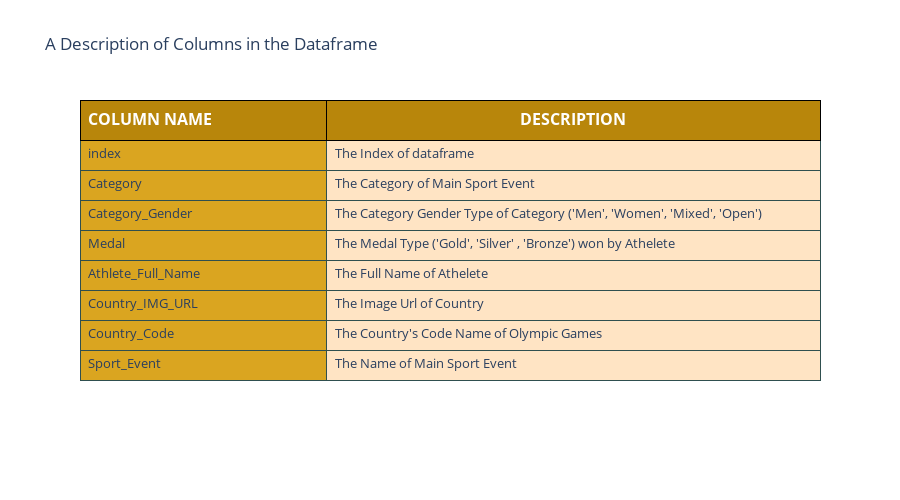

The notebook cell saved with this chart:
### Markdown cell above
<a id='part2'></a>
## 2. Description of  Columns in the Dataframe

### Code cell
values = [
  ['index', 
   'Category', 
   'Category_Gender',
   'Medal',
   'Athlete_Full_Name',
   'Country_IMG_URL',
   'Country_Code',
   'Sport_Event',
  ],  #1st col
  ["The Index of dataframe", 
   "The Category of Main Sport Event",
   "The Category Gender Type of Category ('Men', 'Women', 'Mixed', 'Open')",  
   "The Medal Type ('Gold', 'Silver' , 'Bronze') won by Athelete",
   "The Full Name of Athelete",
   "The Image Url of Country",
   "The Country's Code Name of Olympic Games",
   "The Name of Main Sport Event",
  ] #2nd col
] 

layout = go.Layout(title="A Description of Columns in the Dataframe", 
                   height=500, 
                   legend=dict(x=1.1, y=1.3)
                  )

fig = go.Figure(data=[go.Table(
  columnwidth = [200,400],
  header = dict(
    values = [['<b>COLUMN NAME</b>'],
              ['<b>DESCRIPTION</b>']
             ],
    line_color='black',
    fill_color='darkgoldenrod',
    align=['left','center'],
    font=dict(color='white', size=16),
    height=40
  ),
  cells=dict(
    values=values,
    line_color='darkslategray',
    fill=dict(color=['goldenrod', 'bisque']),
    align=['left', 'left'],
    font_size=13,
    height=30)
    )
], layout = layout)
pio.write_image(fig, "images/image1.png")
fig.show()

### Figure 1 — Plotly figure (JSON) as saved in the notebook; plotly's stock layout.template omitted (floating-point values rounded to 4 significant figures)
{"data": [{"cells": {"align": ["left", "left"], "fill": {"color": ["goldenrod", "bisque"]}, "font": {"size": 13}, "height": 30, "line": {"color": "darkslategray"}, "values": [["index", "Category", "Category_Gender", "Medal", "Athlete_Full_Name", "Country_IMG_URL", "Country_Code", "Sport_Event"], ["The Index of dataframe", "The Category of Main Sport Event", "The Category Gender Type of Category ('Men', 'Women', 'Mixed', 'Open')", "The Medal Type ('Gold', 'Silver' , 'Bronze') won by Athelete", "The Full Name of Athelete", "The Image Url of Country", "The Country's Code Name of Olympic Games", "The Name of Main Sport Event"]]}, "columnwidth": [200, 400], "header": {"align": ["left", "center"], "fill": {"color": "darkgoldenrod"}, "font": {"color": "white", "size": 16}, "height": 40, "line": {"color": "black"}, "values": [["<b>COLUMN NAME</b>"], ["<b>DESCRIPTION</b>"]]}, "type": "table"}], "layout": {"height": 500, "legend": {"x": 1.1, "y": 1.3}, "title": {"text": "A Description of Columns in the Dataframe"}}}
